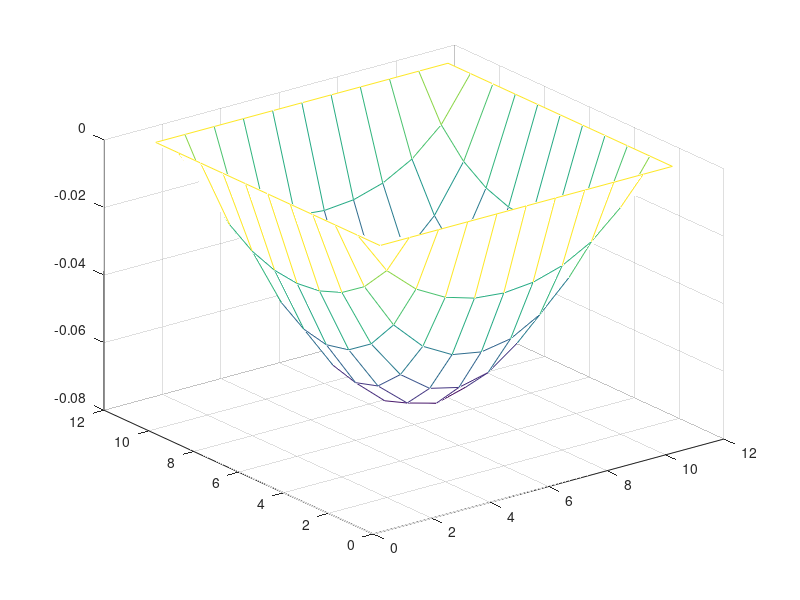

The MATLAB script that drew this image:
n = 10;
A = zeros((n+1)^2,(n+1)^2);
newA = zeros((n+1)^2-2, (n+1)^2-2); 
f = zeros((n+1)^2,1);
G = reshape(1:((n+1)^2), n+1, n+1)'; 
for i=0:n
 for j=0:n
     row = G(i+1,j+1);
     if i==0 || j == 0 || i==n || j==n
         % we are on a boundary
         f(row) = 0;
         A(row, row) = 1;     % For boundary points, we set the diagonal term to be 1. 
        
     else
         % we are NOT on a boundary
         f(row) = 1/n^2;
            A(row, G(i,j+1  )) = 1;             % Put the coefficients to the corresponding entry of matrix A. 
            A(row, G(i+1,  j)) = 1; 
            A(row, G(i+1,  j+1  )) = -4; 
            A(row, G(i+2,j+1  )) = 1 ; 
            A(row, G(i+1,  j+2)) = 1; 
        % end
            
     end
 end
end
u = A\f
B = G ;
for i=1:n+1
    for j =1:n+1
        B(i,j) = u(G(i,j))
    end
end

[X, Y] = meshgrid(1:n+1);
mesh(B);